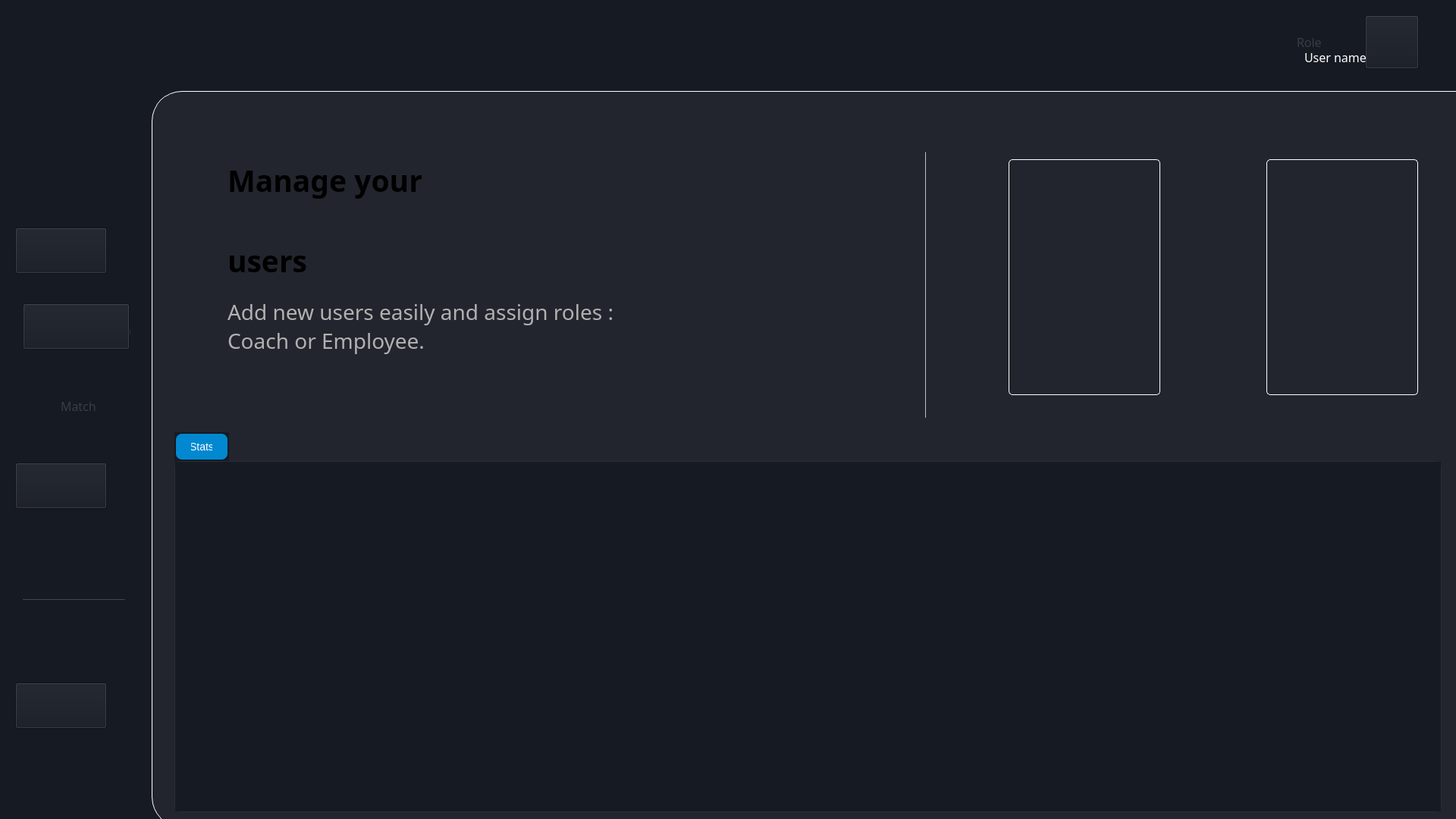
<?xml version="1.0" encoding="UTF-8"?>
<ui version="4.0">
 <class>EmployeeWindow</class>
 <widget class="QMainWindow" name="MainWindow">
  <property name="geometry">
   <rect>
    <x>0</x>
    <y>0</y>
    <width>1920</width>
    <height>1080</height>
   </rect>
  </property>
  <property name="windowTitle">
   <string>MainWindow</string>
  </property>
  <property name="styleSheet">
   <string notr="true">background-color: #161A22;</string>
  </property>
  <widget class="QWidget" name="centralwidget">
   <widget class="QTabWidget" name="tabWidget">
    <property name="geometry">
     <rect>
      <x>230</x>
      <y>570</y>
      <width>1671</width>
      <height>501</height>
     </rect>
    </property>
    <property name="styleSheet">
     <string notr="true">QTabWidget::pane {
 background: linear-gradient(135deg, #0F111A 0%, #1A1C2A 100%);
 border: 1px solid #2A2D3A;
 border-radius: 10px;
}
QTabBar::tab {
 background: #1E1F2D;
 color: #B0BEC5;
 padding: 10px 20px;
 margin: 2px;
 border-radius: 8px;
 font-size: 14px;
}
QTabBar::tab:selected {
 background: #0288D1;
 color: #FFFFFF;
}
QTabBar::tab:hover {
 background: #2A2D3A;
}</string>
    </property>
    <property name="currentIndex">
     <number>0</number>
    </property>
    <widget class="QWidget" name="tab_5">
     <attribute name="title">
      <string>Stats</string>
     </attribute>
     <widget class="QWidget" name="statsWidget" native="true">
      <property name="geometry">
       <rect>
        <x>10</x>
        <y>10</y>
        <width>1621</width>
        <height>600</height>
       </rect>
      </property>
      <property name="styleSheet">
       <string notr="true">background: linear-gradient(135deg, #0F111A 0%, #1A1C2A 100%);
border-radius: 10px;</string>
      </property>
     </widget>
    </widget>
   </widget>
   <widget class="QLabel" name="currentUserPhotoLabel">
    <property name="geometry">
     <rect>
      <x>1800</x>
      <y>30</y>
      <width>60</width>
      <height>60</height>
     </rect>
    </property>
    <property name="styleSheet">
     <string notr="true">background: #1E1F2D;
border: 1px solid #3A3D4A;
border-radius: 	30px;
box-shadow: 0 4px 10px rgba(0, 0, 0, 0.2);</string>
    </property>
    <property name="text">
     <string/>
    </property>
    <property name="scaledContents">
     <bool>true</bool>
    </property>
   </widget>
   <widget class="QWidget" name="widget_3" native="true">
    <property name="geometry">
     <rect>
      <x>200</x>
      <y>120</y>
      <width>1851</width>
      <height>971</height>
     </rect>
    </property>
    <property name="styleSheet">
     <string notr="true">background-color: #22252D;
border-radius:40px;
border: 1px solid #FFFFFF; /* Subtle blue-gray border */
</string>
    </property>
    <widget class="QPushButton" name="employeeButton">
     <property name="geometry">
      <rect>
       <x>1130</x>
       <y>90</y>
       <width>200</width>
       <height>311</height>
      </rect>
     </property>
     <property name="styleSheet">
      <string notr="true">background-color: transparent;
border-radius: 5px; /* Slightly rounded corners for a modern look */</string>
     </property>
     <property name="text">
      <string/>
     </property>
     <property name="icon">
      <iconset resource="../images.qrc">
       <normaloff>:/img/employee.png</normaloff>:/img/employee.png</iconset>
     </property>
     <property name="iconSize">
      <size>
       <width>500</width>
       <height>700</height>
      </size>
     </property>
    </widget>
    <widget class="QPushButton" name="coachButton">
     <property name="geometry">
      <rect>
       <x>1470</x>
       <y>90</y>
       <width>200</width>
       <height>311</height>
      </rect>
     </property>
     <property name="styleSheet">
      <string notr="true">background-color: transparent;
border-radius: 5px; /* Slightly rounded corners for a modern look */</string>
     </property>
     <property name="text">
      <string/>
     </property>
     <property name="icon">
      <iconset resource="../images.qrc">
       <normaloff>:/img/COACH.png</normaloff>:/img/COACH.png</iconset>
     </property>
     <property name="iconSize">
      <size>
       <width>500</width>
       <height>700</height>
      </size>
     </property>
    </widget>
   </widget>
   <widget class="QLabel" name="dashboard_7">
    <property name="geometry">
     <rect>
      <x>80</x>
      <y>420</y>
      <width>131</width>
      <height>31</height>
     </rect>
    </property>
    <property name="font">
     <font>
      <family>Franklin Gothic Book</family>
      <pointsize>12</pointsize>
     </font>
    </property>
    <property name="styleSheet">
     <string notr="true">background-color: transparent;
color:#393C44;</string>
    </property>
    <property name="text">
     <string>Competition</string>
    </property>
   </widget>
   <widget class="QLabel" name="dashboard_3">
    <property name="geometry">
     <rect>
      <x>80</x>
      <y>520</y>
      <width>71</width>
      <height>31</height>
     </rect>
    </property>
    <property name="font">
     <font>
      <family>Franklin Gothic Book</family>
      <pointsize>12</pointsize>
     </font>
    </property>
    <property name="styleSheet">
     <string notr="true">background-color: transparent;
color:#393C44;</string>
    </property>
    <property name="text">
     <string>Match</string>
    </property>
   </widget>
   <widget class="QLabel" name="label_17">
    <property name="geometry">
     <rect>
      <x>30</x>
      <y>420</y>
      <width>27</width>
      <height>27</height>
     </rect>
    </property>
    <property name="styleSheet">
     <string notr="true">background-color: transparent;</string>
    </property>
    <property name="text">
     <string/>
    </property>
    <property name="pixmap">
     <pixmap resource="../images.qrc">:/img/Vector.png</pixmap>
    </property>
    <property name="scaledContents">
     <bool>true</bool>
    </property>
   </widget>
   <widget class="QLabel" name="dashboard_2">
    <property name="geometry">
     <rect>
      <x>80</x>
      <y>320</y>
      <width>71</width>
      <height>31</height>
     </rect>
    </property>
    <property name="font">
     <font>
      <family>Franklin Gothic Book</family>
      <pointsize>12</pointsize>
     </font>
    </property>
    <property name="styleSheet">
     <string notr="true">background-color: transparent;
color:#393C44;</string>
    </property>
    <property name="text">
     <string>Player</string>
    </property>
   </widget>
   <widget class="QLabel" name="label_18">
    <property name="geometry">
     <rect>
      <x>30</x>
      <y>320</y>
      <width>35</width>
      <height>35</height>
     </rect>
    </property>
    <property name="styleSheet">
     <string notr="true">background-color: transparent;</string>
    </property>
    <property name="text">
     <string/>
    </property>
    <property name="pixmap">
     <pixmap resource="../images.qrc">:/img/Group 1.png</pixmap>
    </property>
    <property name="scaledContents">
     <bool>true</bool>
    </property>
   </widget>
   <widget class="QLabel" name="label_19">
    <property name="geometry">
     <rect>
      <x>30</x>
      <y>520</y>
      <width>34</width>
      <height>32</height>
     </rect>
    </property>
    <property name="styleSheet">
     <string notr="true">background-color: transparent;</string>
    </property>
    <property name="text">
     <string/>
    </property>
    <property name="pixmap">
     <pixmap resource="../images.qrc">:/img/Group 3.png</pixmap>
    </property>
    <property name="scaledContents">
     <bool>true</bool>
    </property>
   </widget>
   <widget class="QLabel" name="label">
    <property name="geometry">
     <rect>
      <x>50</x>
      <y>30</y>
      <width>85</width>
      <height>85</height>
     </rect>
    </property>
    <property name="text">
     <string/>
    </property>
    <property name="pixmap">
     <pixmap resource="../images.qrc">:/img/logo_football.png</pixmap>
    </property>
    <property name="scaledContents">
     <bool>true</bool>
    </property>
   </widget>
   <widget class="QLabel" name="dashboard_4">
    <property name="geometry">
     <rect>
      <x>80</x>
      <y>620</y>
      <width>71</width>
      <height>31</height>
     </rect>
    </property>
    <property name="font">
     <font>
      <family>Franklin Gothic Book</family>
      <pointsize>12</pointsize>
     </font>
    </property>
    <property name="styleSheet">
     <string notr="true">background-color: transparent;
color:#393C44;</string>
    </property>
    <property name="text">
     <string>Team</string>
    </property>
   </widget>
   <widget class="QLabel" name="label_21">
    <property name="geometry">
     <rect>
      <x>30</x>
      <y>620</y>
      <width>28</width>
      <height>29</height>
     </rect>
    </property>
    <property name="styleSheet">
     <string notr="true">background-color: transparent;</string>
    </property>
    <property name="text">
     <string/>
    </property>
    <property name="pixmap">
     <pixmap resource="../images.qrc">:/img/Group 2.png</pixmap>
    </property>
    <property name="scaledContents">
     <bool>true</bool>
    </property>
   </widget>
   <widget class="QLabel" name="dashboard_6">
    <property name="geometry">
     <rect>
      <x>80</x>
      <y>920</y>
      <width>71</width>
      <height>31</height>
     </rect>
    </property>
    <property name="font">
     <font>
      <family>Franklin Gothic Book</family>
      <pointsize>12</pointsize>
     </font>
    </property>
    <property name="styleSheet">
     <string notr="true">background-color: transparent;
color:#393C44;</string>
    </property>
    <property name="text">
     <string>Log Out</string>
    </property>
   </widget>
   <widget class="QLabel" name="label_22">
    <property name="geometry">
     <rect>
      <x>30</x>
      <y>920</y>
      <width>28</width>
      <height>29</height>
     </rect>
    </property>
    <property name="styleSheet">
     <string notr="true">background-color: transparent;</string>
    </property>
    <property name="text">
     <string/>
    </property>
    <property name="pixmap">
     <pixmap resource="../images.qrc">:/img/logout.png</pixmap>
    </property>
    <property name="scaledContents">
     <bool>true</bool>
    </property>
   </widget>
   <widget class="Line" name="line">
    <property name="geometry">
     <rect>
      <x>30</x>
      <y>790</y>
      <width>135</width>
      <height>1</height>
     </rect>
    </property>
    <property name="styleSheet">
     <string notr="true">background-color: #393C44;</string>
    </property>
    <property name="orientation">
     <enum>Qt::Orientation::Horizontal</enum>
    </property>
   </widget>
   <widget class="QPushButton" name="pushButton_4">
    <property name="geometry">
     <rect>
      <x>1867</x>
      <y>60</y>
      <width>16</width>
      <height>10</height>
     </rect>
    </property>
    <property name="styleSheet">
     <string notr="true">background-color: transparent;
border: 1px solid transparent ; /* Subtle border matching chart borders */
</string>
    </property>
    <property name="text">
     <string/>
    </property>
    <property name="icon">
     <iconset resource="../images.qrc">
      <normaloff>:/img/Vectorrrr.png</normaloff>:/img/Vectorrrr.png</iconset>
    </property>
   </widget>
   <widget class="QLabel" name="label_20">
    <property name="geometry">
     <rect>
      <x>300</x>
      <y>220</y>
      <width>471</width>
      <height>141</height>
     </rect>
    </property>
    <property name="font">
     <font>
      <family>Speedo</family>
      <pointsize>29</pointsize>
      <bold>true</bold>
     </font>
    </property>
    <property name="styleSheet">
     <string notr="true">background-color: transparent;</string>
    </property>
    <property name="text">
     <string>Manage your

users</string>
    </property>
   </widget>
   <widget class="QLabel" name="label_23">
    <property name="geometry">
     <rect>
      <x>300</x>
      <y>370</y>
      <width>561</width>
      <height>121</height>
     </rect>
    </property>
    <property name="font">
     <font>
      <family>Gill Sans Nova</family>
      <pointsize>21</pointsize>
      <italic>false</italic>
      <bold>false</bold>
     </font>
    </property>
    <property name="styleSheet">
     <string notr="true">background-color: transparent;
color: #B1B1B1;</string>
    </property>
    <property name="text">
     <string>Add new users easily and assign roles : 
Coach or Employee.</string>
    </property>
   </widget>
   <widget class="QLabel" name="label_2">
    <property name="geometry">
     <rect>
      <x>1030</x>
      <y>220</y>
      <width>140</width>
      <height>301</height>
     </rect>
    </property>
    <property name="styleSheet">
     <string notr="true">background-color: transparent;</string>
    </property>
    <property name="text">
     <string/>
    </property>
    <property name="pixmap">
     <pixmap resource="../images.qrc">:/img/ADDBACKG.png</pixmap>
    </property>
    <property name="scaledContents">
     <bool>true</bool>
    </property>
   </widget>
   <widget class="QPushButton" name="add_user">
    <property name="geometry">
     <rect>
      <x>1030</x>
      <y>230</y>
      <width>141</width>
      <height>281</height>
     </rect>
    </property>
    <property name="styleSheet">
     <string notr="true">background-color: transparent;
border-radius: 5px; /* Slightly rounded corners for a modern look */</string>
    </property>
    <property name="text">
     <string/>
    </property>
    <property name="icon">
     <iconset resource="../images.qrc">
      <normaloff>:/img/ADDICON.png</normaloff>:/img/ADDICON.png</iconset>
    </property>
   </widget>
   <widget class="Line" name="line_2">
    <property name="geometry">
     <rect>
      <x>1220</x>
      <y>200</y>
      <width>1</width>
      <height>351</height>
     </rect>
    </property>
    <property name="styleSheet">
     <string notr="true">background-color: rgb(168, 168, 168);</string>
    </property>
    <property name="orientation">
     <enum>Qt::Orientation::Vertical</enum>
    </property>
   </widget>
   <widget class="QPushButton" name="pushButton">
    <property name="geometry">
     <rect>
      <x>20</x>
      <y>900</y>
      <width>121</width>
      <height>61</height>
     </rect>
    </property>
    <property name="styleSheet">
     <string notr="true">background: linear-gradient(45deg, #0288D1 0%, #03A9F4 100%);
border-radius: 30px;
transition: background 0.3s, transform 0.2s;
}
QPushButton:hover {
 background: linear-gradient(45deg, #03A9F4 0%, #4FC3F7 100%);
 transform: scale(1.1);
}
QPushButton:pressed {
 background: linear-gradient(45deg, #01579B 0%, #0288D1 100%);
 transform: scale(0.9);
}</string>
    </property>
    <property name="text">
     <string/>
    </property>
    <property name="icon">
     <iconset>
      <normaloff>:/images/logout.png</normaloff>:/images/logout.png</iconset>
    </property>
    <property name="iconSize">
     <size>
      <width>40</width>
      <height>40</height>
     </size>
    </property>
   </widget>
   <widget class="QPushButton" name="profileButton">
    <property name="geometry">
     <rect>
      <x>1800</x>
      <y>20</y>
      <width>71</width>
      <height>71</height>
     </rect>
    </property>
    <property name="styleSheet">
     <string notr="true">background: linear-gradient(45deg, #0288D1 0%, #03A9F4 100%);
border-radius: 30px;
transition: background 0.3s, transform 0.2s;
}
QPushButton:hover {
 background: linear-gradient(45deg, #03A9F4 0%, #4FC3F7 100%);
 transform: scale(1.1);
}
QPushButton:pressed {
 background: linear-gradient(45deg, #01579B 0%, #0288D1 100%);
 transform: scale(0.9);
}</string>
    </property>
    <property name="text">
     <string/>
    </property>
    <property name="icon">
     <iconset>
      <normaloff>:/images/logout.png</normaloff>:/images/logout.png</iconset>
    </property>
    <property name="iconSize">
     <size>
      <width>40</width>
      <height>40</height>
     </size>
    </property>
   </widget>
   <widget class="QPushButton" name="teamButton">
    <property name="geometry">
     <rect>
      <x>20</x>
      <y>610</y>
      <width>121</width>
      <height>61</height>
     </rect>
    </property>
    <property name="styleSheet">
     <string notr="true">background: linear-gradient(45deg, #0288D1 0%, #03A9F4 100%);
border-radius: 30px;
transition: background 0.3s, transform 0.2s;
}
QPushButton:hover {
 background: linear-gradient(45deg, #03A9F4 0%, #4FC3F7 100%);
 transform: scale(1.1);
}
QPushButton:pressed {
 background: linear-gradient(45deg, #01579B 0%, #0288D1 100%);
 transform: scale(0.9);
}</string>
    </property>
    <property name="text">
     <string/>
    </property>
    <property name="icon">
     <iconset>
      <normaloff>:/images/logout.png</normaloff>:/images/logout.png</iconset>
    </property>
    <property name="iconSize">
     <size>
      <width>40</width>
      <height>40</height>
     </size>
    </property>
   </widget>
   <widget class="QLabel" name="dashboard_9">
    <property name="geometry">
     <rect>
      <x>1720</x>
      <y>60</y>
      <width>81</width>
      <height>31</height>
     </rect>
    </property>
    <property name="font">
     <font>
      <family>Franklin Gothic Book</family>
      <pointsize>12</pointsize>
      <bold>false</bold>
     </font>
    </property>
    <property name="styleSheet">
     <string notr="true">background-color: transparent;
color:white;</string>
    </property>
    <property name="text">
     <string>User name</string>
    </property>
   </widget>
   <widget class="QLabel" name="dashboard_8">
    <property name="geometry">
     <rect>
      <x>1710</x>
      <y>40</y>
      <width>71</width>
      <height>31</height>
     </rect>
    </property>
    <property name="font">
     <font>
      <family>Franklin Gothic Book</family>
      <pointsize>12</pointsize>
     </font>
    </property>
    <property name="styleSheet">
     <string notr="true">background-color: transparent;
color:#393C44;</string>
    </property>
    <property name="text">
     <string>Role</string>
    </property>
   </widget>
   <widget class="QPushButton" name="playerButton">
    <property name="geometry">
     <rect>
      <x>20</x>
      <y>300</y>
      <width>121</width>
      <height>61</height>
     </rect>
    </property>
    <property name="styleSheet">
     <string notr="true">background: linear-gradient(45deg, #0288D1 0%, #03A9F4 100%);
border-radius: 30px;
transition: background 0.3s, transform 0.2s;
}
QPushButton:hover {
 background: linear-gradient(45deg, #03A9F4 0%, #4FC3F7 100%);
 transform: scale(1.1);
}
QPushButton:pressed {
 background: linear-gradient(45deg, #01579B 0%, #0288D1 100%);
 transform: scale(0.9);
}</string>
    </property>
    <property name="text">
     <string/>
    </property>
    <property name="icon">
     <iconset>
      <normaloff>:/images/logout.png</normaloff>:/images/logout.png</iconset>
    </property>
    <property name="iconSize">
     <size>
      <width>40</width>
      <height>40</height>
     </size>
    </property>
   </widget>
   <widget class="QPushButton" name="compButton">
    <property name="geometry">
     <rect>
      <x>30</x>
      <y>400</y>
      <width>141</width>
      <height>61</height>
     </rect>
    </property>
    <property name="styleSheet">
     <string notr="true">background: linear-gradient(45deg, #0288D1 0%, #03A9F4 100%);
border-radius: 30px;
transition: background 0.3s, transform 0.2s;
}
QPushButton:hover {
 background: linear-gradient(45deg, #03A9F4 0%, #4FC3F7 100%);
 transform: scale(1.1);
}
QPushButton:pressed {
 background: linear-gradient(45deg, #01579B 0%, #0288D1 100%);
 transform: scale(0.9);
}</string>
    </property>
    <property name="text">
     <string/>
    </property>
    <property name="icon">
     <iconset>
      <normaloff>:/images/logout.png</normaloff>:/images/logout.png</iconset>
    </property>
    <property name="iconSize">
     <size>
      <width>40</width>
      <height>40</height>
     </size>
    </property>
   </widget>
   <zorder>widget_3</zorder>
   <zorder>tabWidget</zorder>
   <zorder>currentUserPhotoLabel</zorder>
   <zorder>dashboard_7</zorder>
   <zorder>dashboard_3</zorder>
   <zorder>label_17</zorder>
   <zorder>dashboard_2</zorder>
   <zorder>label_18</zorder>
   <zorder>label_19</zorder>
   <zorder>label</zorder>
   <zorder>dashboard_4</zorder>
   <zorder>label_21</zorder>
   <zorder>dashboard_6</zorder>
   <zorder>label_22</zorder>
   <zorder>line</zorder>
   <zorder>pushButton_4</zorder>
   <zorder>label_20</zorder>
   <zorder>label_23</zorder>
   <zorder>label_2</zorder>
   <zorder>add_user</zorder>
   <zorder>line_2</zorder>
   <zorder>pushButton</zorder>
   <zorder>profileButton</zorder>
   <zorder>teamButton</zorder>
   <zorder>dashboard_9</zorder>
   <zorder>dashboard_8</zorder>
   <zorder>playerButton</zorder>
   <zorder>compButton</zorder>
  </widget>
 </widget>
 <resources>
  <include location="../images.qrc"/>
 </resources>
 <connections/>
</ui>
